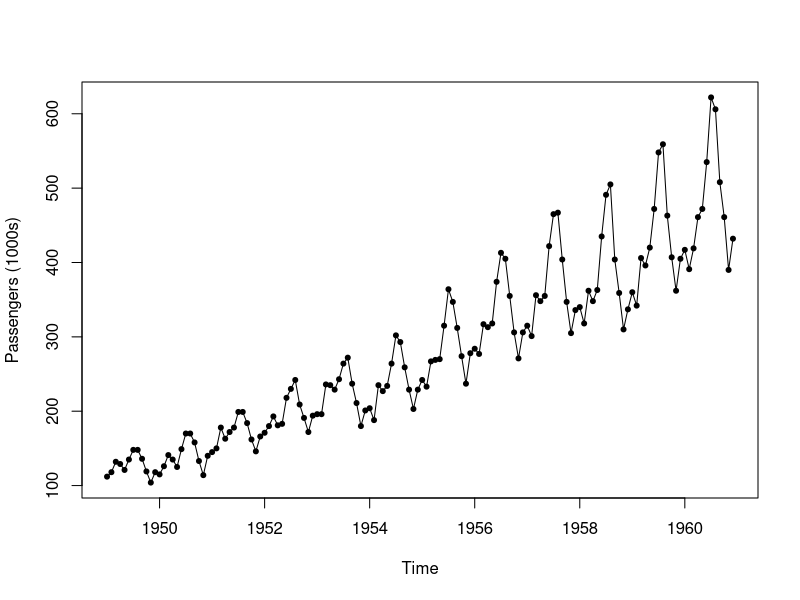
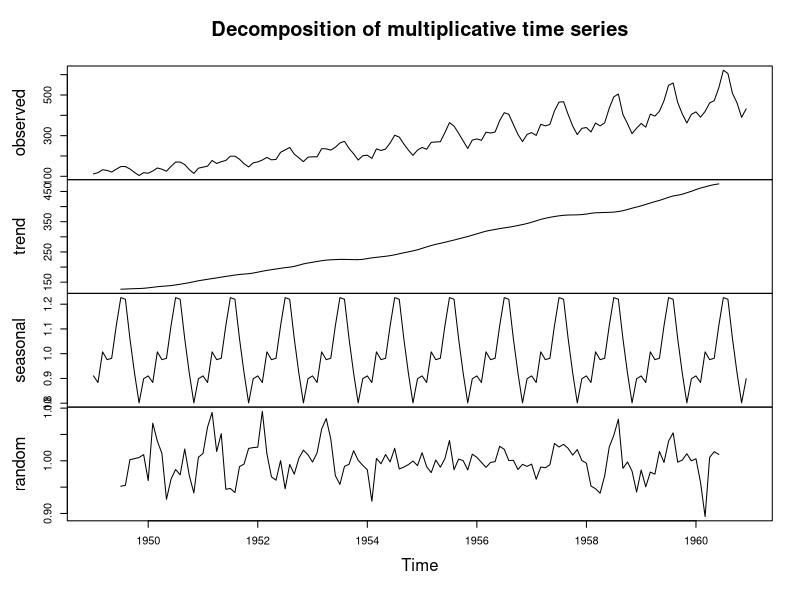
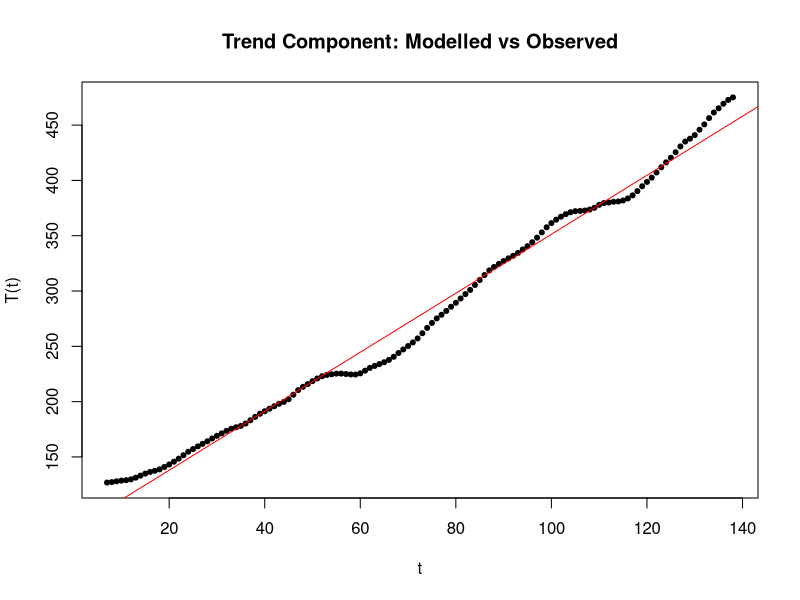
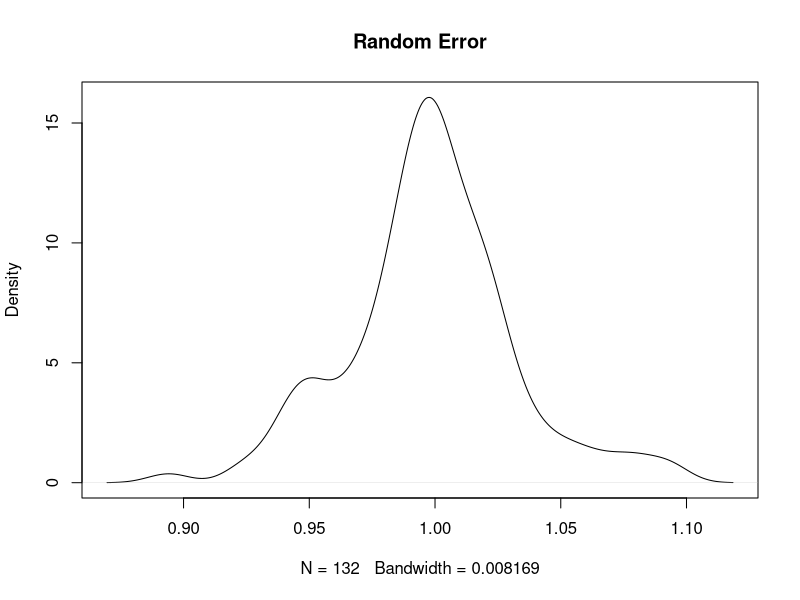
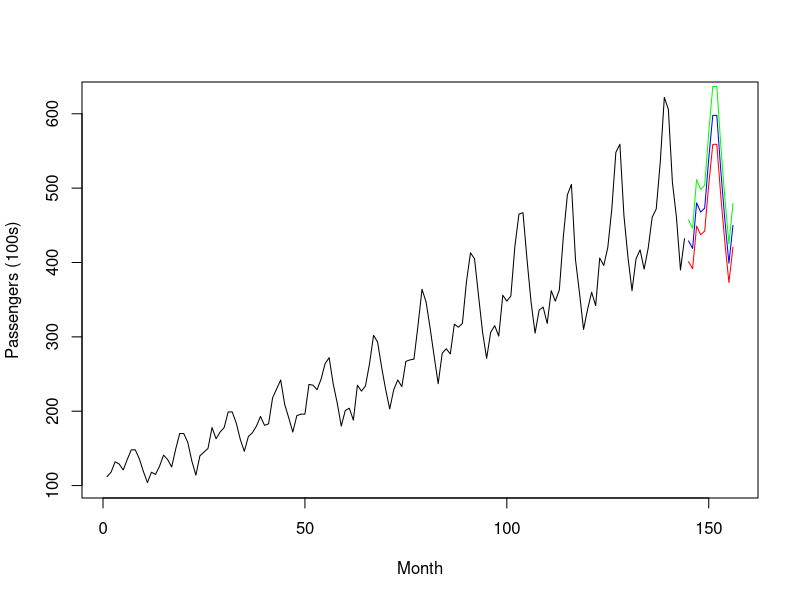

Recreate these plots in R, in order.
library('ggplot2')
library(reshape2)
#air <- read.csv('data/international-airline-passengers.csv', stringsAsFactors = FALSE)
data("AirPassengers")
AP <- AirPassengers
#air$Month <- as.Date(as.yearmon(air2$Month))
#air$Month <- as.factor(air$Month)
#air$Month <- strftime(air$Month, format="%Y-%m")
#air$Month <- as.Date(air$Month, format="%Y-%m")
#print(summary(air))
#m <- ggplot(aes(Month, a, group=1), data=air) + geom_line() + geom_smooth()

plot(AP, ylab="Passengers (1000s)", type="o", pch =20)

# Decompose
AP.decompM <- decompose(AP, type = "multiplicative")
plot(AP.decompM)

# Trend component
t <- seq(1, 144, 1)
modelTrend <- lm(formula = AP.decompM$trend ~ t)
predT <- predict.lm(modelTrend, newdata = data.frame(t))

plot(AP.decompM$trend[7:138] ~ t[7:138], ylab="T(t)", xlab="t",
     type="p", pch=20, main = "Trend Component: Modelled vs Observed")
lines(predT, col="red")


#layout(matrix(c(1,2,3,4),2,2))
#plot(modelTrend)

# Trend
summary(modelTrend)
Data1961 <- data.frame("T" = 2.667*seq(145, 156, 1) + 84.648, S=rep(0,12), e=rep(0,12),
                       row.names = c("Jan", "Feb", "Mar", "Apr", "May", "Jun", "Jul", "Aug", "Sep", "Oct", "Nov", "Dec"))
Data1961

Data1961$S <- unique(AP.decompM$seasonal)
Data1961

plot(density(AP.decompM$random[7:138]),
     main="Random Error")
     
mean(AP.decompM$random[7:138])

Data1961$e <- 1
Data1961


#### Predictions
sd_error <- sd(AP.decompM$random[7:138])
sd_error

# Generate new data
Data1961$R <- Data1961$T * Data1961$S * Data1961$e                  #Realistic Estimation
Data1961$O <- Data1961$T * Data1961$S * (Data1961$e+1.95*sd_error)  #Optimistic Estimation
Data1961$P <- Data1961$T * Data1961$S * (Data1961$e-1.95*sd_error)  #Pessimistic Estimation
Data1961

xr = c(1,156)
plot(AP.decompM$x, xlim=xr, ylab = "Passengers (100s)", xlab = "Month")
lines(data.frame(AP.decompM$x))
lines(Data1961$R, x=seq(145,156,1), col="blue")
lines(Data1961$O, x=seq(145,156,1), col="green")
lines(Data1961$P, x=seq(145,156,1), col="red")